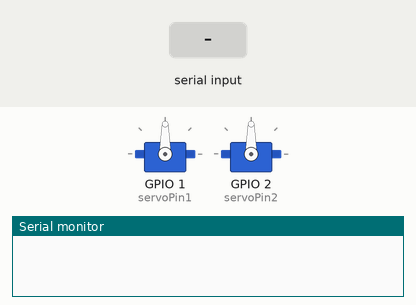
Recording of a sketch running on a simulated ESP32. Parts: 2 × servo, the last lines printed to the serial monitor. Inputs (shaded band) come from the test bench.

Above: at 1.2 s.
1.3 s: "90,45|" received over Serial
At 3.6 s:
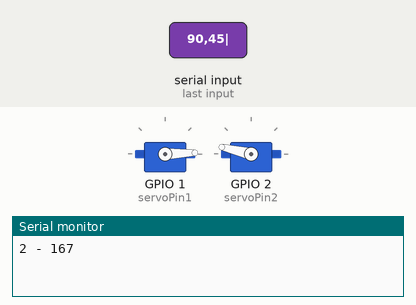
3.9 s: "30,150|" received over Serial
At 5.6 s:
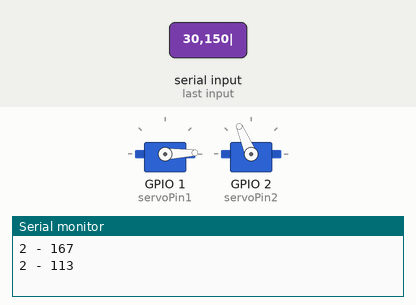
6.5 s: "90|" received over Serial
At 8.7 s:
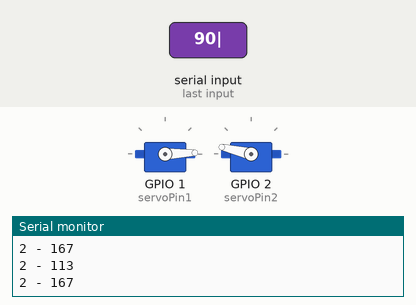
Timing chart, 0 to 10.2 s (numbered marks = the images above; inputs shaded):
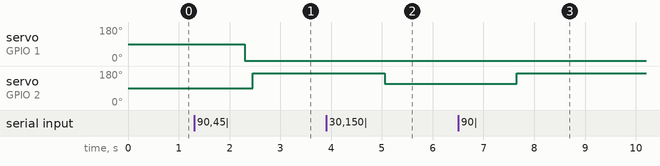

The sketch:

Gimbalarduino.ino
```cpp
#include <ESP32Servo.h>

Servo servo1;
Servo servo2;

const int servoPin1 = D0; // D0 pini
const int servoPin2 = D1; // D0 pini


void setup() {
  Serial.begin(9600);

  servo1.setPeriodHertz(50); // Standart servo frekansı
  servo1.attach(servoPin1, 500, 2400); // Pulse aralığını belirleyerek kararlılığı artırın

  servo2.setPeriodHertz(50); // Standart servo frekansı
  servo2.attach(servoPin2, 500, 2400); // Pulse aralığını belirleyerek kararlılığı artırın
}

void loop() {
  if (Serial.available() > 0) {
    // Veriyi parçala
    String veri2 = Serial.readStringUntil('|');
    String veri1 = Serial.readStringUntil('\n');

    int girisAci1 = veri1.toInt();
    int girisAci2 = veri2.toInt();

    // 1. SERVO ORANLAMA (8. PIN)
    // 0 -> 2 derece | 180 -> 165 derece
    int cikisAci1 = map(girisAci1, 0, 180, 2, 165);

    // 2. SERVO ORANLAMA (9. PIN)
    // 0 -> 87 derece | 90 -> 167 derece
    int cikisAci2 = map(girisAci2, 0, 90, 87, 167);

    // 1. Servo Kontrol ve Yazdırma
    if (girisAci1 >= 0 && girisAci1 <= 180) {
      servo1.write(cikisAci1);
    }

    // Akım koruması için kısa bekleme (Bağlantı kopmasını önler)
    delay(150);

    // 2. Servo Kontrol ve Yazdırma
    if (girisAci2 >= 0 && girisAci2 <= 90) {
      servo2.write(cikisAci2);
    }
    Serial.print(cikisAci1);
    Serial.print(" - ");
    Serial.println(cikisAci2);
  }
}
```

Measured:
- after the input at 1.3 s, servo on GPIO 1 (servoPin1): 90° → 2° after 1.0 s; servo on GPIO 2 (servoPin2): 90° → 167° after 1.2 s
- after the input at 3.9 s, servo on GPIO 2 (servoPin2): 167° → 113° after 1.2 s
- after the input at 6.5 s, servo on GPIO 2 (servoPin2): 113° → 167° after 1.2 s
